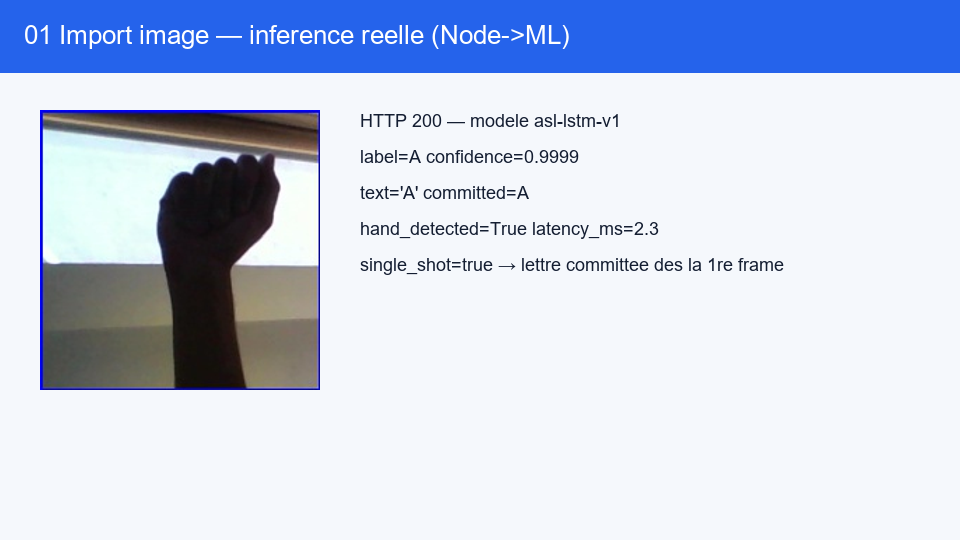
#> input picture assets/captures/01_import_image.png, 960 x 540 px
$ python -i preprocess.py   (imports and definitions only)
#> lines starting #> are read from the running program, lines starting #| are printed output that depends on the picture; after the words box and inside, x2 and y2 are one past the last pixel; in counts of white or black regions, pixels touching at a corner belong together
"""Prétraitement main pour l'épellation ASL.

Le modèle a ~99,9 % sur des crops type dataset (main cadrée, fond simple).
Les frames caméra pleine résolution doivent être ramenées à ce format :
détection main centrée, crop carré serré, luminosité douce.
"""

from __future__ import annotations

from dataclasses import dataclass

import numpy as np

TARGET_MEAN = 130.0
BRIGHTNESS_TOLERANCE = 35.0
# Crops client/dataset (souvent 200–256px). Au-delà = frame caméra pleine.
# Doit être ≥ outSize Flutter (256) pour éviter un 2e crop destructeur.
CLOSEUP_MAX_SIDE = 280


@dataclass(frozen=True)
class HandCrop:
    rgb: np.ndarray  # uint8 H×W×3
    detected: bool
    bbox: tuple[int, int, int, int] | None


# [8 lines left out: function decode_rgb, not called in this run]


def _skin_mask(bgr: np.ndarray) -> np.ndarray:
    import cv2

    ycrcb = cv2.cvtColor(bgr, cv2.COLOR_BGR2YCrCb)
    mask_y = cv2.inRange(ycrcb, (0, 133, 77), (255, 173, 127))
    hsv = cv2.cvtColor(bgr, cv2.COLOR_BGR2HSV)
    mask_h = cv2.inRange(hsv, (0, 25, 50), (30, 255, 255)) | cv2.inRange(
        hsv, (155, 25, 50), (180, 255, 255)
    )
    mask = cv2.bitwise_or(mask_y, mask_h)
    kernel = cv2.getStructuringElement(cv2.MORPH_ELLIPSE, (5, 5))
    mask = cv2.morphologyEx(mask, cv2.MORPH_OPEN, kernel, iterations=1)
    mask = cv2.morphologyEx(mask, cv2.MORPH_CLOSE, kernel, iterations=2)
    return mask


def _score_contour(contour, frame_h: int, frame_w: int) -> float:
    """Préfère une grosse tache peau proche du centre (main), pas le visage en haut."""
    import cv2

    area = float(cv2.contourArea(contour))
    if area <= 0:
        return -1.0
    x, y, bw, bh = cv2.boundingRect(contour)
    cx = x + bw / 2.0
    cy = y + bh / 2.0
    dx = abs(cx - frame_w / 2.0) / max(frame_w / 2.0, 1.0)
    dy = abs(cy - frame_h * 0.55) / max(frame_h / 2.0, 1.0)
    center_penalty = dx * dx + dy * dy
    top_penalty = 0.35 if cy < frame_h * 0.28 else 0.0
    return area * (1.0 - 0.55 * center_penalty) - top_penalty * area


def detect_hand_bbox(rgb: np.ndarray) -> tuple[int, int, int, int] | None:
    import cv2

    if rgb.ndim != 3 or rgb.shape[2] != 3:
        return None
    h, w = rgb.shape[:2]
    bgr = cv2.cvtColor(rgb, cv2.COLOR_RGB2BGR)
    mask = _skin_mask(bgr)
    contours, _ = cv2.findContours(mask, cv2.RETR_EXTERNAL, cv2.CHAIN_APPROX_SIMPLE)
    if not contours:
        return None
    best = max(contours, key=lambda c: _score_contour(c, h, w))
    if _score_contour(best, h, w) <= 0:
        return None
    area = float(cv2.contourArea(best))
    if area < (h * w) * 0.006:
        return None
    x, y, bw, bh = cv2.boundingRect(best)
    pad = int(0.22 * max(bw, bh))
    x0 = max(0, x - pad)
    y0 = max(0, y - pad)
    x1 = min(w, x + bw + pad)
    y1 = min(h, y + bh + pad)
    return x0, y0, x1 - x0, y1 - y0


# [114 lines left out: functions _square_crop, _center_square, match_training_brightness, prepare_hand_image, candidate_crops, not called in this run]

>>> import cv2
>>> picture = cv2.cvtColor(cv2.imread('../../../assets/captures/01_import_image.png'), cv2.COLOR_BGR2RGB)
>>> result = detect_hand_bbox(picture)
#> in detect_hand_bbox, bgr is the input picture: shape (540, 960, 3); mean B, G, R 228.5, 207.6, 197.2
#> in _skin_mask, `ycrcb = cv2.cvtColor(bgr, cv2.COLOR_BGR2YCrCb)`: ycrcb: shape (540, 960, 3); mean of channels 0, 1, 2 207.1, 121, 139.8
#> in _skin_mask, `mask_y = cv2.inRange(ycrcb, (0, 133, 77), (255, 173, 127))`:
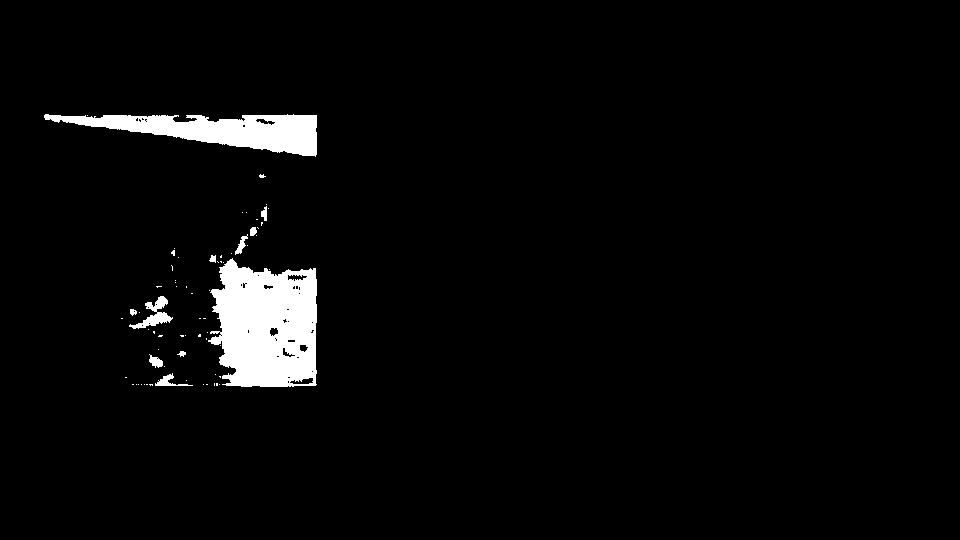
#> mask_y: shape (540, 960); 3.5% white; 70 white regions (59 under 20 px), largest, box (x1, y1, x2, y2) and area: (208, 258, 317, 387) 10927, (44, 114, 317, 157) 5884, (129, 296, 173, 329) 506
#> in _skin_mask, `hsv = cv2.cvtColor(bgr, cv2.COLOR_BGR2HSV)`: hsv: shape (540, 960, 3); mean H, S, V 101.2, 42, 230.1
#> in _skin_mask, `mask_h = cv2.inRange(hsv, (0, 25, 50), (30, 255, 255)) | cv2.inRange( ..`:
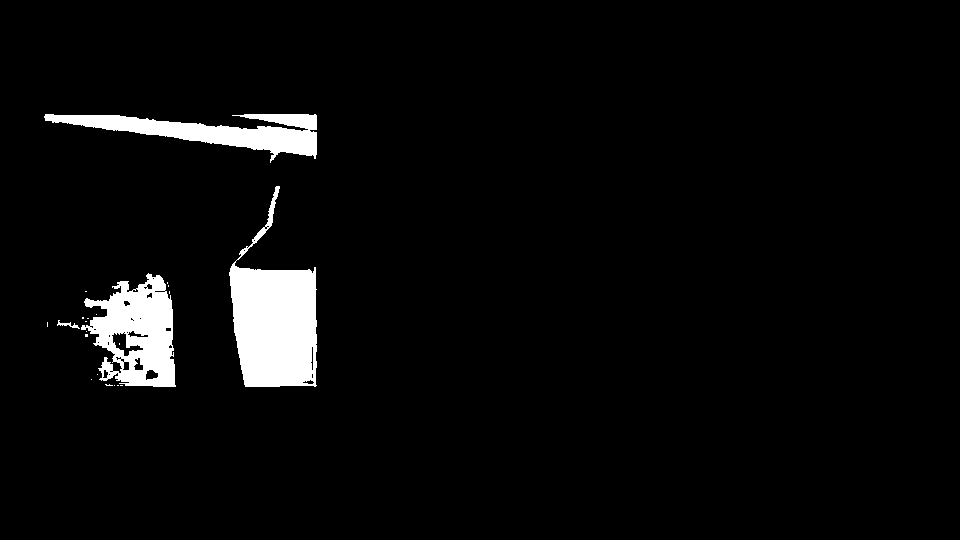
#> mask_h: shape (540, 960); 4.2% white; 22 white regions (18 under 20 px), largest, box (x1, y1, x2, y2) and area: (229, 186, 317, 387) 9801, (81, 273, 176, 387) 6491, (44, 114, 317, 163) 5396, (57, 320, 80, 329) 65
#> in _skin_mask, `mask = cv2.bitwise_or(mask_y, mask_h)`:
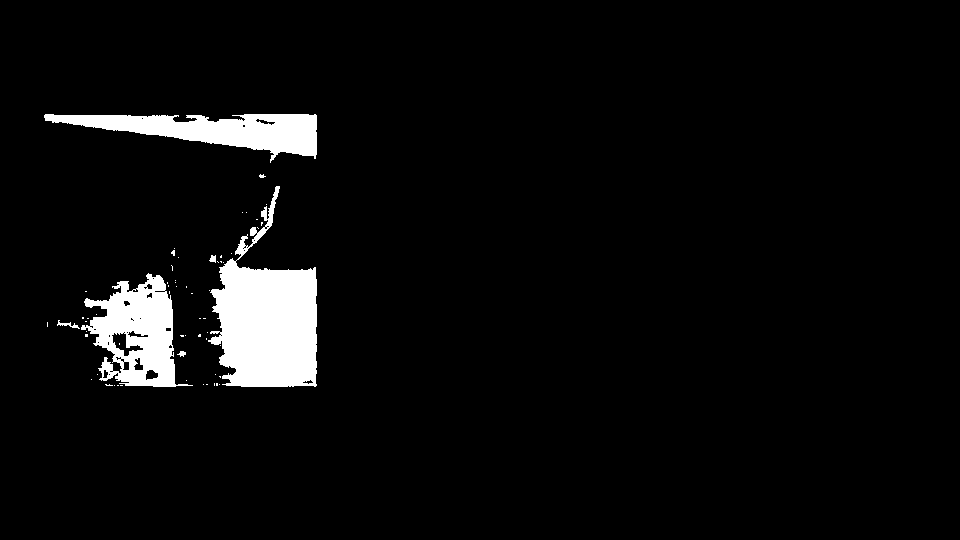
#> mask: shape (540, 960); 4.8% white; 62 white regions (56 under 20 px), largest, box (x1, y1, x2, y2) and area: (208, 186, 317, 387) 12006, (81, 273, 193, 387) 6519, (44, 114, 317, 163) 6285, (57, 320, 80, 329) 65, (209, 255, 216, 263) 39, (177, 351, 186, 357) 32
#> in _skin_mask, `mask = cv2.morphologyEx(mask, cv2.MORPH_OPEN, kernel, iterations=1)`:
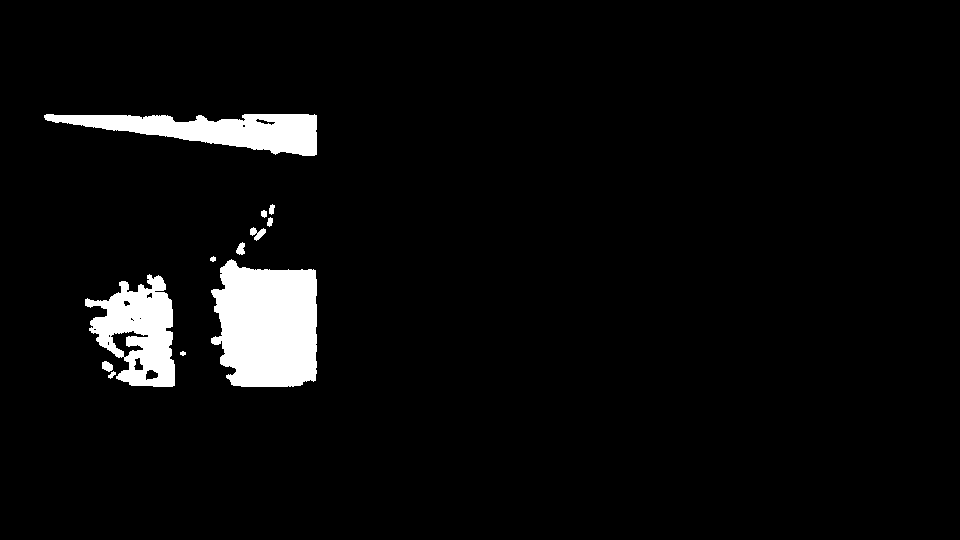
#> mask: shape (540, 960); 4.6% white; 12 white regions, largest, box (x1, y1, x2, y2) and area: (211, 259, 317, 387) 11261, (44, 114, 317, 156) 6170, (85, 274, 175, 387) 5937
#> in _skin_mask, `mask = cv2.morphologyEx(mask, cv2.MORPH_CLOSE, kernel, iterations=2)`:
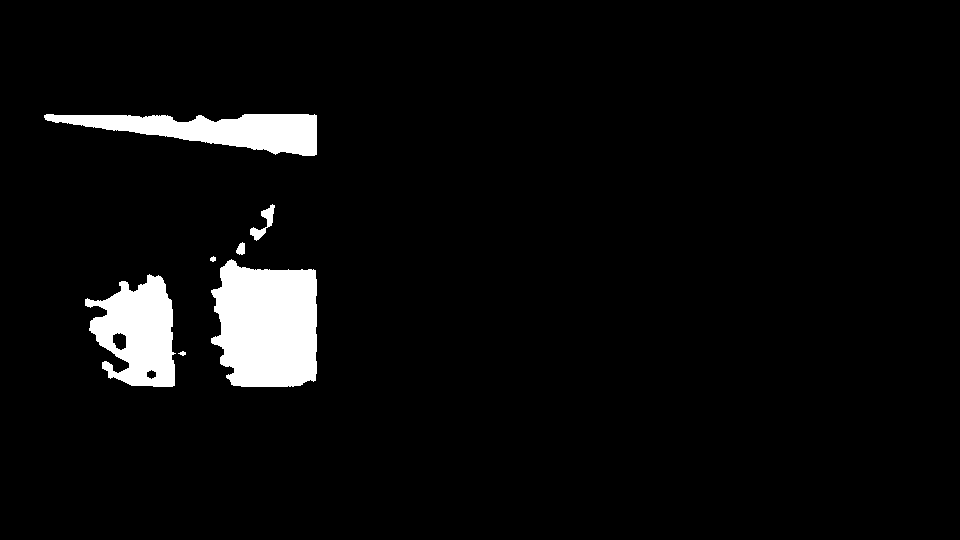
#> mask: shape (540, 960); 4.8% white; 7 white regions
#> in detect_hand_bbox, `contours, _ = cv2.findContours(mask, cv2.RETR_EXTERNAL, cv2.CHAIN_APPR..`: contours = 7 contours, 2 with area under 20; largest, box (x1, y1, x2, y2) and area: (211, 259, 317, 387) 11104, (85, 274, 176, 387) 6604, (44, 114, 317, 156) 5958, (250, 204, 275, 241) 261, (236, 242, 245, 255) 70
#> in detect_hand_bbox, `best = max(contours, key=lambda c: _score_contour(c, h, w))`: best = contour of 191 points, box (x1, y1, x2, y2) (211, 259, 317, 387), area 11104
#> in detect_hand_bbox, `area = float(cv2.contourArea(best))`: area = 11103.5
#> in detect_hand_bbox, `x, y, bw, bh = cv2.boundingRect(best)`: x = 211; y = 259; bw = 106; bh = 128
#> in detect_hand_bbox, `pad = int(0.22 * max(bw, bh))`: pad = 28
#> in detect_hand_bbox, `x0 = max(0, x - pad)`: x0 = 183
#> in detect_hand_bbox, `y0 = max(0, y - pad)`: y0 = 231
#> in detect_hand_bbox, `x1 = min(w, x + bw + pad)`: x1 = 345
#> in detect_hand_bbox, `y1 = min(h, y + bh + pad)`: y1 = 415
#> result = (183, 231, 162, 184)

$ run again, on assets/captures/04_gif_dictionnaire.png
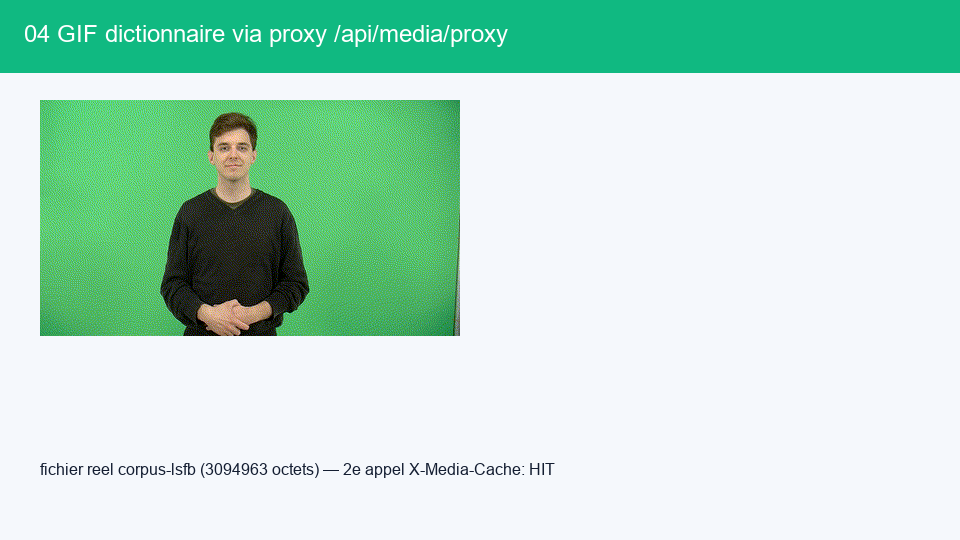
#> input picture assets/captures/04_gif_dictionnaire.png, 960 x 540 px
#> in detect_hand_bbox, bgr is the input picture: shape (540, 960, 3); mean B, G, R 205.8, 223.6, 183.5
#> ycrcb: shape (540, 960, 3); mean of channels 0, 1, 2 209.9, 109.3, 125.6
#> in _skin_mask, `mask_y = cv2.inRange(ycrcb, (0, 133, 77), (255, 173, 127))`:
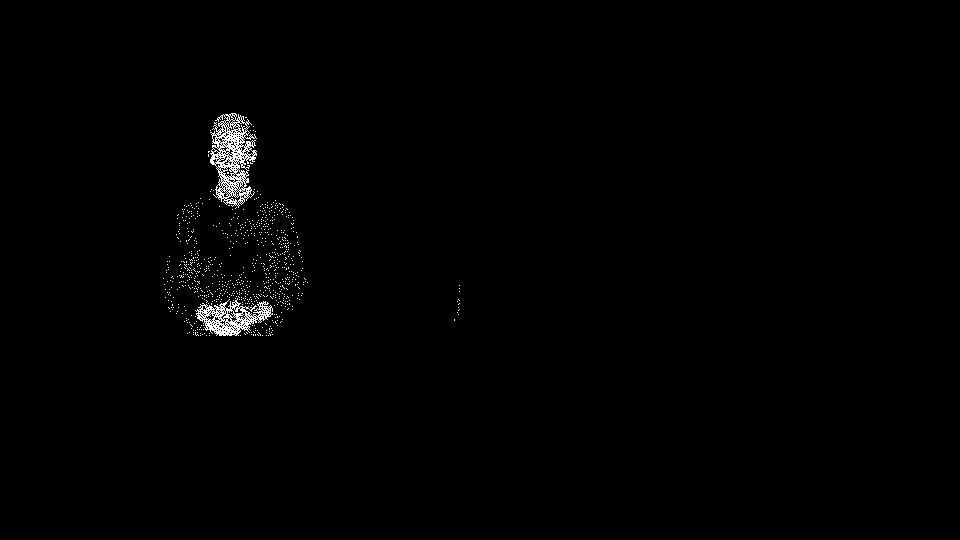
#> mask_y: shape (540, 960); 0.81% white in thin lines or dots, all inside (x1, y1, x2, y2) = (163, 113, 460, 336)
#> hsv: shape (540, 960, 3); mean H, S, V 95, 65.2, 227.2
#> mask_h: shape (540, 960); 0.94% white; 261 white regions (259 under 20 px), largest, box (x1, y1, x2, y2) and area: (208, 113, 257, 210) 2850, (197, 299, 272, 336) 1734
#> in _skin_mask, `mask = cv2.morphologyEx(mask, cv2.MORPH_CLOSE, kernel, iterations=2)`:
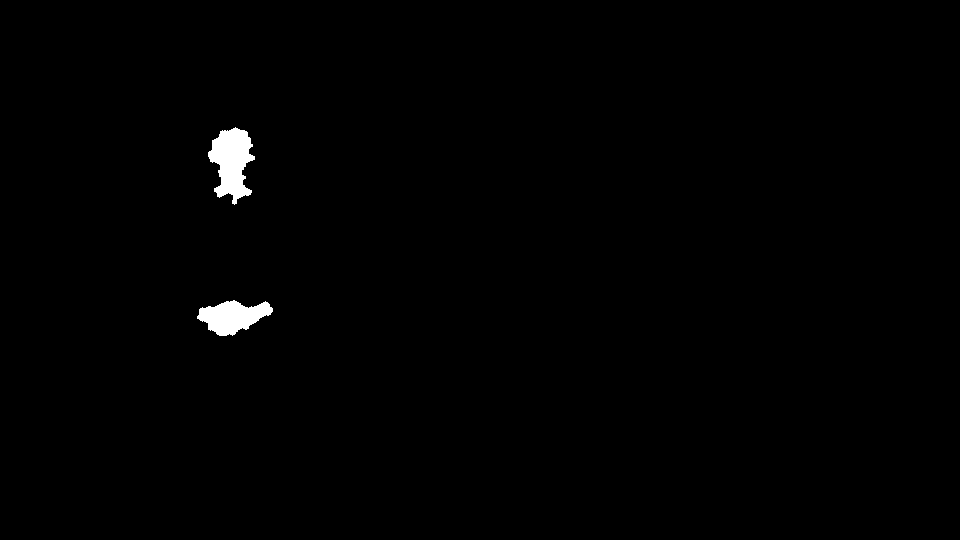
#> mask: shape (540, 960); 0.74% white; 2 white regions
#> contours = 2 contours; box (x1, y1, x2, y2) and area: (208, 127, 255, 205) 2068, (197, 300, 273, 336) 1565
#> best = contour of 160 points, box (x1, y1, x2, y2) (208, 127, 255, 205), area 2068
#> in detect_hand_bbox, `area = float(cv2.contourArea(best))`: area = 2068
